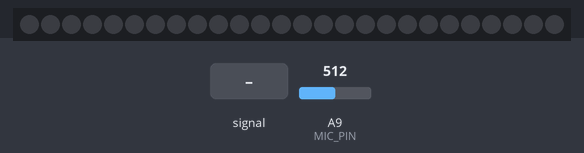
Simulated run of this sketch. Board: Arduino Mega 2560, built with avr-gcc and run on an emulated ATmega2560. Shown: 26 RGB LEDs in strip order, left to right. The inputs (shaded band) are chosen by the test bench; at power-on: A9 (MIC_PIN) = 512.

Above: at 1.2 s.
1.3 s: A9 (MIC_PIN) fed a 2 Hz sine of ±306 counts around its level
At 1.38 s:
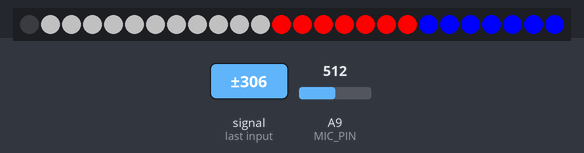
3.3 s: A9 (MIC_PIN) fed a 200 Hz sine of ±81 counts around its level
At 3.69 s:
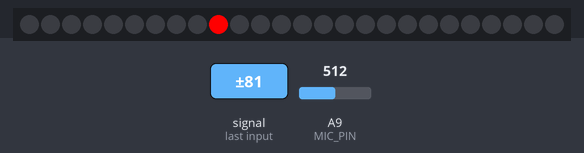
5.6 s: A9 (MIC_PIN) fed a 200 Hz sine of ±460 counts around its level
At 6.95 s:
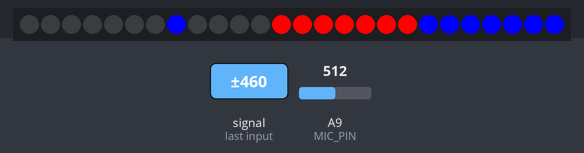
8.3 s: A9 (MIC_PIN) fed a 2 Hz sine of ±306 counts around its level
11.3 s: A9 (MIC_PIN) set to 716
12.8 s: A9 (MIC_PIN) fed a 50 Hz sine of ±306 counts around its level
At 13.28 s:
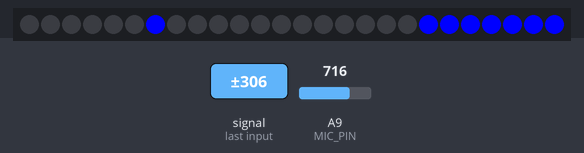
Timing chart, 0 to 15.6 s (numbered marks = the images above; inputs shaded):
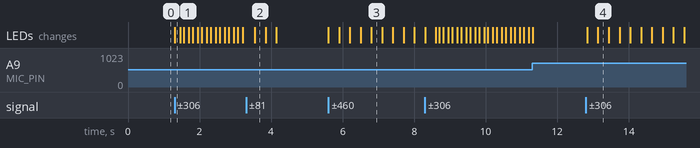

The sketch:

tie.ino
```cpp
#include <Adafruit_NeoPixel.h>

#define N_PIXELS  26  // Number of pixels in strand
#define MIC_PIN   A9  // Microphone is attached to this analog pin
#define LED_PIN    6  // NeoPixel LED strand is connected to this pin
#define DC_OFFSET  0  // DC offset in mic signal - if unusure, leave 0
#define NOISE     100  // Noise/hum/interference in mic signal
#define SAMPLES   20  // Length of buffer for dynamic level adjustment
#define TOP       28  // Allow dot to go slightly off scale
#define PEAK_FALL 20  // Rate of peak falling dot

byte
  peak      = 0,      // Used for falling dot
  dotCount  = 0,      // Frame counter for delaying dot-falling speed
  volCount  = 0;      // Frame counter for storing past volume data
int
  vol[SAMPLES],       // Collection of prior volume samples
  lvl       = 10,     // Current "dampened" audio level
  minLvlAvg = 0,      // For dynamic adjustment of graph low & high
  maxLvlAvg = 512;
Adafruit_NeoPixel
  strip = Adafruit_NeoPixel(N_PIXELS, LED_PIN, NEO_GRB + NEO_KHZ800);
int noise = 1;

void setup() {
  memset(vol, 0, sizeof(vol));
  //Serial.begin(9600);
  noise = ( analogRead(MIC_PIN) % 9 ) * 20;
  strip.begin();
}

void loop() {
  uint8_t  i;
  uint16_t minLvl, maxLvl;
  int      n, height;

  n   = analogRead(MIC_PIN); // Raw reading from mic
  n   = abs(n - 512 - DC_OFFSET); // Center on zero
  n   = (n <= noise) ? 0 : (n - noise); // Remove noise/hum
  lvl = ((lvl * 7) + n) >> 3; // "Dampened" reading (else looks twitchy)

  //Serial.println(noise);

  // Calculate bar height based on dynamic min/max levels (fixed point):
  height = TOP * (lvl - minLvlAvg) / (long)(maxLvlAvg - minLvlAvg);

  if(height < 0L)       height = 0;      // Clip output
  else if(height > TOP) height = TOP;
  if(height > peak)     peak   = height; // Keep 'peak' dot at top

  // Color pixels based on rainbow gradient
  for(i=0; i<N_PIXELS; i++) {
    if(i >= height)               strip.setPixelColor(N_PIXELS-i,   0,   0, 0);
    // else strip.setPixelColor(N_PIXELS-i,Wheel(map(i,0,strip.numPixels()-1,30,150)));
    else {
      strip.setPixelColor(N_PIXELS-i,Wheel(i));
    }
  }

  // Draw peak dot
  if(peak > 0 && peak <= N_PIXELS-1) strip.setPixelColor(N_PIXELS-peak,Wheel(N_PIXELS-peak));
  //if(peak > 0 && peak <= N_PIXELS-1) strip.setPixelColor(N_PIXELS-peak,Wheel(peak));

  strip.show(); // Update strip

  // Every few frames, make the peak pixel drop by 1:
  if(++dotCount >= PEAK_FALL) {
    if(peak > 0) peak--;
    dotCount = 0;
  }

  vol[volCount] = n;                      // Save sample for dynamic leveling
  if(++volCount >= SAMPLES) volCount = 0; // Advance/rollover sample counter

  // Get volume range of prior frames
  minLvl = maxLvl = vol[0];
  for(i=1; i<SAMPLES; i++) {
    if(vol[i] < minLvl)      minLvl = vol[i];
    else if(vol[i] > maxLvl) maxLvl = vol[i];
  }
  // minLvl and maxLvl indicate the volume range over prior frames, used
  // for vertically scaling the output graph (so it looks interesting
  // regardless of volume level).  If they're too close together though
  // (e.g. at very low volume levels) the graph becomes super coarse
  // and 'jumpy'...so keep some minimum distance between them (this
  // also lets the graph go to zero when no sound is playing):
  if((maxLvl - minLvl) < TOP) maxLvl = minLvl + TOP;
  minLvlAvg = (minLvlAvg * 63 + minLvl) >> 6; // Dampen min/max levels
  maxLvlAvg = (maxLvlAvg * 63 + maxLvl) >> 6; // (fake rolling average)

}

// Input a value 0 to 255 to get a color value.
// The colors are a transition r - g - b - back to r.
uint32_t Wheel(byte WheelPos) {
  if(WheelPos<8) {
    return strip.Color(0,0,255);
  } else if(WheelPos<15){
    return strip.Color(255,0,0);
  } else {
    return strip.Color(85,85,85);
  }
}
```

Measured:
- after the input at 1.3 s, the LEDs: first change at once (image 1 shows a later state)
- after the input at 3.3 s, the LEDs: change after 0.25 s (image 2)
- after the input at 5.6 s, the LEDs: first change at once (image 3 shows a later state)
- after the input at 12.8 s, the LEDs: first change at once (image 4 shows a later state)
